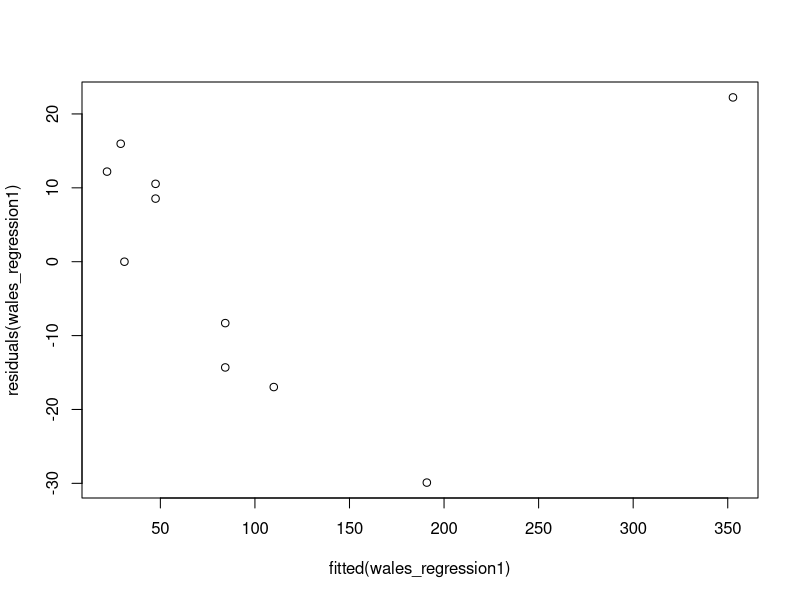
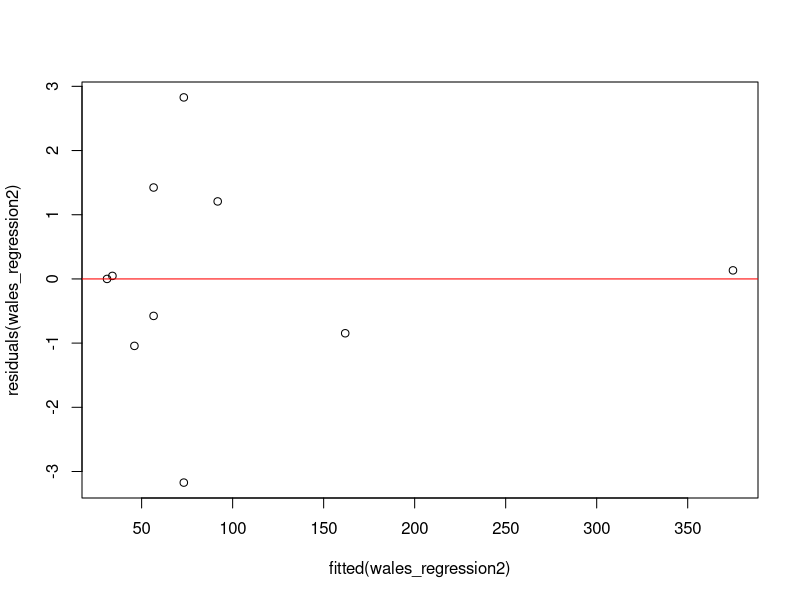

Source code (R) for these figures, in order:

# This script is available online at: 
#   https://github.com/DardenDSC/solutions-in-regression/blob/master/script.R

# If you want to run the code below, then use the cursor to highlight the lines 
# you would like to run and then press CRTL+ENTER (CMD+ENTER if using a Mac).


# How to install a package (only need to install packages once) -------------

# Run `install.packages("PACKAGE_NAME_HERE")` to install an R package
# You should only run this command the first time you want to install a package.
# A package is a collection of R functions that make it easier to write your own code. 

# For example, the readxl package is a set of functions that make it 
# easier to read and write data stored in Excel files. You could write your own code 
# to do this, but why do that if someone else has already done that!
install.packages('readxl')


# How to load a package (need to load each new R session) -------------------

# Run `library(PACKAGE_NAME)` to load a package. You must load the package every 
# time that you open up R (start a new session) so that the functions become available
# for use to use during the session. 
library(readxl)


# Reading in data -----------------------------------------------------------

# Read the Excel file called "Problems in Regression QA-0416 data.xls" from our project folder
# The file contains multiple sheets (one for each problem), so we should specify which 
# sheet and cells to read into R. 

# The command "read.xlsx()" will read cells A3:B18 on the first worksheet and assign 
# it to an object called "prob1_data".
prob1_data <- read_excel("Problems in Regression QA-0416 data.xls", 
                         sheet = 1, 
                         range = "A3:B18")
# The " <- " operator means take the result from the right-hand side and put it into a 
# variable by the name of what is on the left-hand side of the operator.

# You don't always have to assign data to a variable. If you don't include the 
# assignment operator, the result will just print it in the Console window.
prob1_data


# Figuring out the rows and columns of a dataset ----------------------------

# R is typically used to store data in a "tabular" format. In other words, a format 
# that keeps the data in a rectangle shape of rows and columns. There are functions 
# in R specifically designed to measure the data.
# For example, "nrow(OBJECT_NAME_HERE))" will tell you the number of rows in your data
nrow(prob1_data)
# "ncol(OBJECT_NAME_HERE))" will tell you the number of columns
ncol(prob1_data)
# "dim(OBJECT_NAME_HERE)" will tell you the dimensions (rows and columns!)
dim(prob1_data)

# The "View()" function lets you view your data like you would in a spreadsheet.
View(prob1_data)

 
# Problem 1 -----------------------------------------------------------------

# We believe that there is a relationship between MSF and HOURS. The `lm()` function 
# stands for "linear model". This will create a regression for us based on the data 
# stored in our variable called "prob1_data". 
trenton_regression <- lm(HOURS ~ MSF, data=prob1_data)

# Now that we've created the regression, we can view it using `summary()`. 
summary(trenton_regression)

# The `summary()` function is cool because it allows us to get components of the 
# regression, like the standard error and keep it in a new variable like this: 
regression_standard_error <- summary(trenton_regression)$sigma
regression_standard_error

# If you create a regression, then you can make predictions using it. All you need 
# to do is create a dataset and pass it to the `predict()` function along with your model. 
# Here is an example where we create a dataset with the numbers given in the problem to 
# calculate the predicted number of hours using the regression.
preds <- predict(trenton_regression, newdata = data.frame(MSF=c(157.3, 64.7)))
preds

# Now that we know the predicted time, then we can use a normal probability distribution 
# to figure out the probability of the time being above or below a certain threshold, 
# like 8 hours. The `pnorm()` function calculates that probability for us. It works 
# just like the `NORMDIST()` function in Excel.
pnorm(8, mean=preds, sd=regression_standard_error)


# Getting help -------------------------------------------------------------

# Wait! How did we know that the `pnorm()` function even existed?. You can Google 
# them how to do these things and see examples of other people's code which is a 
# good step, but if you need a quick reminder on the definition of a function and 
# you already know the name, then you can find the documentation for it by typing 
# a question mark before the function name and running that in the console like this: 
?pnorm


# Problem 2 -----------------------------------------------------------------

# Problem 2 wants us to calculate the weight of a pile using its diameters on 
# top and bottom along with the height. You can create a regression just like this: 
prob2_data <- read_excel("Problems in Regression QA-0416 data.xls", 
                         sheet = "Prob 2",
                         range = "A3:D13")
wales_regression1 <- lm(W ~ D + h + d, data=prob2_data)

# You may remember that regressions need to meet some basic assumptions like 
# linearity and constant-variance, normally distributed residuals. You can create 
# basic plot by using the `plot()` function and saying which datapoints should 
# go on the X and Y-axes.
plot(x=fitted(wales_regression1), y=residuals(wales_regression1))

# You'll notice in the plot that the residuals do not really have constant-variance. 
# We can easily put a square term in the regression by using the `poly()` function 
# and specifying it as the 2nd order (square term). 
wales_regression2 <- lm(W ~ poly(D, 2) + h + poly(d, 2), data=prob2_data)

# Now look at the residuals with a horizontal line at zero to help gauge it
plot(x=fitted(wales_regression2), y=residuals(wales_regression2))
abline(h=0, col="red")


# Problem 4 -----------------------------------------------------------------

# Problem 4 wants us create a regression for expenditure based on income and family 
# size. This is easy, just specify the regression like we have been doing and use 
# the `summary()` function to examine the coefficients of the regression.
prob4_data <- read_excel("Problems in Regression QA-0416 data.xls", 
                         sheet = "Prob 4", 
                         range = "A3:C13")
consumer_regression <- lm(C ~ I + F, data=prob4_data)
summary(consumer_regression)


# Problem 5 -----------------------------------------------------------------

# Problem 5 wants us create a regression for participation based on the left and 
# right-hand side of the classroom. The data comes in format that is a little wierd 
# and not conducive to running a regression. We are trying to model participation 
# and regressions need all the participation data in one column and the explanatory 
# variables (which side of the room in this case) to be in another column. Here 
# we will read in the data and then create that dataset. 

prob5_data <- read_excel("Problems in Regression QA-0416 data.xls", 
                         sheet = "Prob 5", 
                         range = "A3:B13")

prob5_data_reformatted <- data.frame(y = c(prob5_data$`Left Side`, 
                                           prob5_data$`Right Side`), 
                                     x = rep(c(0,1), each = nrow(prob5_data)))
View(prob5_data_reformatted)

participation_regression <- lm(y~x, data=prob5_data_reformatted)
summary(participation_regression)


# read R For Data Science ------------------------------------------------------

# The most prolific R programmer, Hadley Wickham, has released a book for free 
# that describes for beginners how to approach data science using R. The book 
# is easy to use and reference. I highly recommend you read it if you intend on 
# learning more on how to code in R. The link is: http://r4ds.had.co.nz
